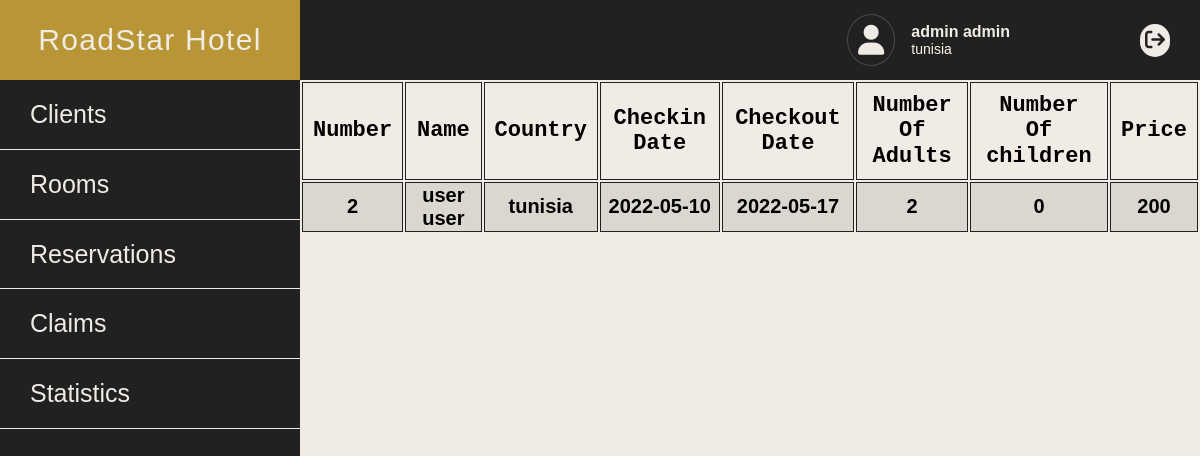
Page /admin_account/reservations (signed in) on the earlier database version.
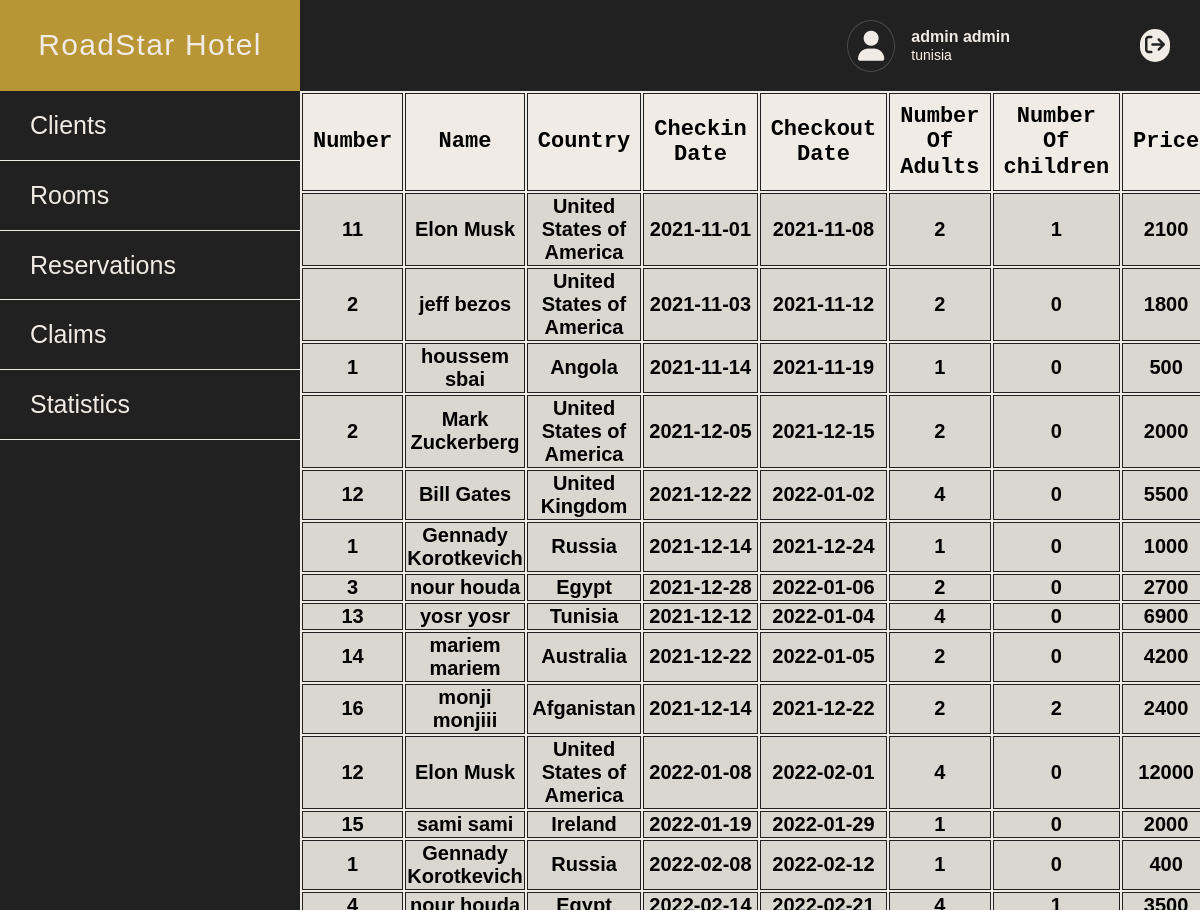
Same page on the later database version.
### tables this page shows
CREATE TABLE IF NOT EXISTS `reservation` (
  `reservation_id` int NOT NULL AUTO_INCREMENT,
  `checkin_date` date NOT NULL,
  `checkout_date` date NOT NULL,
  `nb_of_adult` int NOT NULL,
  `nb_of_children` int NOT NULL,
  `nb_of_rooms` int NOT NULL,
  `user_id` int NOT NULL,
  `room_nb` int NOT NULL,
  PRIMARY KEY (`reservation_id`),
  KEY `pk1` (`user_id`),
  KEY `room_nb` (`room_nb`)
);

CREATE TABLE IF NOT EXISTS `room` (
  `room_nb` int NOT NULL AUTO_INCREMENT,
  `room_type` varchar(100) NOT NULL,
  `status` varchar(100) NOT NULL,
  `cost_per_night` int NOT NULL,
  `view` varchar(100) NOT NULL,
  `occupancy` int NOT NULL,
  PRIMARY KEY (`room_nb`),
  KEY `room_type` (`room_type`)
);

CREATE TABLE IF NOT EXISTS `user` (
  `user_id` int NOT NULL AUTO_INCREMENT,
  `user_fname` varchar(100) NOT NULL,
  `user_lname` varchar(100) NOT NULL,
  `country` varchar(100) NOT NULL,
  `city` varchar(100) NOT NULL,
  `email` varchar(100) NOT NULL,
  `address` varchar(100) NOT NULL,
  `zipcode` int NOT NULL,
  `phone_number` bigint NOT NULL,
  `age` int NOT NULL,
  `password` varchar(100) DEFAULT NULL,
  `sexe` char(1) NOT NULL,
  `role` varchar(100) NOT NULL,
  PRIMARY KEY (`user_id`)
);

CREATE TABLE IF NOT EXISTS `bill` (
  `bill_id` int NOT NULL AUTO_INCREMENT,
  `price` float NOT NULL,
  `date` timestamp NOT NULL DEFAULT CURRENT_TIMESTAMP,
  `reservation_id` int NOT NULL,
  PRIMARY KEY (`bill_id`),
  KEY `pk2` (`reservation_id`)
);

### app/controllers/Admin_account.php (called while the page is built, shortened)
<?php
class Admin_account extends Controller{
    public function __construct(){
        $this->reservationModel = $this->model('Reservation');
    }
            public function reservations(){
                $reservation=$this->reservationModel->findAllReservations();
                $data=[
                    'reservation' => $reservation
                ];
                $this->view('admin_account/reservations',$data);
            }
    }

### app/libraries/Core.php (called while the page is built, shortened)
<?php
class Core{
    protected $currentMethod = 'main';
    public function __construct(){
        $url = $this->getUrl();
        if(file_exists('../app/controllers/' . ucwords($url[0]). '.php')){
            unset($url[0]);
        }
        $this->currentController = new $this->currentController;
        if(isset($url[1])){
            if(method_exists($this->currentController, $url[1])){
              $this->currentMethod = $url[1];
              unset($url[1]);
            }
        }
        $this->params = $url ? array_values($url) : [];
        call_user_func_array([$this->currentController, $this->currentMethod], $this->params);
    }
    public function getUrl(){
        if(isset($_GET['url'])){
          $url = rtrim($_GET['url'], '/');
          $url = filter_var($url, FILTER_SANITIZE_URL);
          $url = explode('/', $url);
          return $url;
        }
      }
}

### app/require.php (called while the page is built, shortened)
<?php
require_once 'libraries/Core.php';
require_once 'libraries/Database.php';
$init = new Core();

### public/index.php (called while the page is built)
<?php
require_once '../app/require.php';

### app/libraries/Database.php (called while the page is built, shortened)
<?php
    class Database{
        private $dbHost = DB_HOST;
        private $dbUser = DB_USER;
        private $dbPass = DB_PASS;
        private $dbName = DB_NAME;
        private $statement;
        private $dbHandler;
        public function __construct(){
            $conn = 'mysql:host=' . $this->dbHost . ';dbname=' . $this->dbName;
            $options = array(
                PDO::ATTR_PERSISTENT => true,
                PDO::ATTR_ERRMODE => PDO::ERRMODE_EXCEPTION
            );
            try {
                $this->dbHandler = new PDO($conn, $this->dbUser, $this->dbPass, $options);
            } catch (PDOException $e) {
                $this->error = $e->getMessage();
                echo $this->error;
            }
        }
        public function query($sql) {
            $this->statement = $this->dbHandler->prepare($sql);
        }
        public function execute() {
            return $this->statement->execute();
        }
        public function resultSet() {
            $this->execute();
            return $this->statement->fetchAll(PDO::FETCH_OBJ);
        }
    }

### app/models/Reservation.php (called while the page is built, shortened)
<?php
    class Reservation{
        private $db;
        public function __construct(){
            $this->db=new Database();
        }
        public function findAllReservations(){
            $this->db->query('select * from reservation , room , bill , user where
            reservation.user_id = user.user_id and reservation.reservation_id = bill.reservation_id
            and reservation.room_nb = room.room_nb');
            $results = $this->db->resultSet();
            return $results;
        }
    }

### app/views/admin_account/reservations.php (the view, shortened to what this page needs)
<!DOCTYPE html>
<html lang="en">
    <link rel="stylesheet" href="<?php echo URLROOT ?>/public/css/all.min.css">
    <link rel="stylesheet" href="<?php echo URLROOT ?>/public/css/normalize.css">
    <link rel="stylesheet" href="<?php echo URLROOT ?>/public/css/client-dashbord-style.css">
    <link rel="stylesheet" href="<?php echo URLROOT ?>/public/css/admin-dashbord-reservations-style.css">
<body>
<?php
    include "admin_dashbord.php";
?>
    <table class="reservations">
            <thead>
                <tr>
                    <th> Number</th>
                    <th> Name</th>
                    <th>Country</th>
                    <th> Checkin Date</th>
                    <th>Checkout Date</th>
                    <th>Number Of Adults</th>
                    <th>Number Of children</th>
                    <th>Price</th>
                </tr>
            </thead>
            <tbody>
                <?php foreach($data['reservation'] as $reservation) : ?>
                    <tr>
                        <td><?php echo $reservation->room_nb?></td>
                        <td><?php echo $reservation->user_fname ." ".$reservation->user_lname?></td>
                        <td><?php echo $reservation->country?></td>
                        <td><?php echo $reservation->checkin_date?></td>
                        <td><?php echo $reservation->checkout_date?></td>
                        <td><?php echo $reservation->nb_of_adult?></td>
                        <td><?php echo $reservation->nb_of_children?></td>
                        <td><?php echo $reservation->price?></td>
                    </tr>
                <?php endforeach; ?>
            </tbody>
    </table>
</body>
</html>

Differences in the rows shown:
removed reservation: room_nb.room_nb "2", user.user_fname "user", user.user_lname "user", user.country "tunisia", checkin_date "2022-05-10", checkout_date "2022-05-17", nb_of_adult "2", nb_of_children "0", bill.price "200"
added reservation: room_nb.room_nb "11", user.user_fname "Elon", user.user_lname "Musk", user.country "United States of America", checkin_date "2021-11-01", checkout_date "2021-11-08", nb_of_adult "2", nb_of_children "1", bill.price "2100"
added reservation: room_nb.room_nb "2", user.user_fname "jeff", user.user_lname "bezos", user.country "United States of America", checkin_date "2021-11-03", checkout_date "2021-11-12", nb_of_adult "2", nb_of_children "0", bill.price "1800"
added reservation: room_nb.room_nb "1", user.user_fname "houssem", user.user_lname "sbai", user.country "Angola", checkin_date "2021-11-14", checkout_date "2021-11-19", nb_of_adult "1", nb_of_children "0", bill.price "500"
added reservation: room_nb.room_nb "2", user.user_fname "Mark", user.user_lname "Zuckerberg", user.country "United States of America", checkin_date "2021-12-05", checkout_date "2021-12-15", nb_of_adult "2", nb_of_children "0", bill.price "2000"
added reservation: room_nb.room_nb "12", user.user_fname "Bill", user.user_lname "Gates", user.country "United Kingdom", checkin_date "2021-12-22", checkout_date "2022-01-02", nb_of_adult "4", nb_of_children "0", bill.price "5500"
added reservation: room_nb.room_nb "1", user.user_fname "Gennady", user.user_lname "Korotkevich", user.country "Russia", checkin_date "2021-12-14", checkout_date "2021-12-24", nb_of_adult "1", nb_of_children "0", bill.price "1000"
added reservation: room_nb.room_nb "3", user.user_fname "nour", user.user_lname "houda", user.country "Egypt", checkin_date "2021-12-28", checkout_date "2022-01-06", nb_of_adult "2", nb_of_children "0", bill.price "2700"
added reservation: room_nb.room_nb "13", user.user_fname "yosr", user.user_lname "yosr", user.country "Tunisia", checkin_date "2021-12-12", checkout_date "2022-01-04", nb_of_adult "4", nb_of_children "0", bill.price "6900"
added reservation: room_nb.room_nb "14", user.user_fname "mariem", user.user_lname "mariem", user.country "Australia", checkin_date "2021-12-22", checkout_date "2022-01-05", nb_of_adult "2", nb_of_children "0", bill.price "4200"
added reservation: room_nb.room_nb "16", user.user_fname "monji", user.user_lname "monjiii", user.country "Afganistan", checkin_date "2021-12-14", checkout_date "2021-12-22", nb_of_adult "2", nb_of_children "2", bill.price "2400"
added reservation: room_nb.room_nb "12", user.user_fname "Elon", user.user_lname "Musk", user.country "United States of America", checkin_date "2022-01-08", checkout_date "2022-02-01", nb_of_adult "4", nb_of_children "0", bill.price "12000"
added reservation: room_nb.room_nb "15", user.user_fname "sami", user.user_lname "sami", user.country "Ireland", checkin_date "2022-01-19", checkout_date "2022-01-29", nb_of_adult "1", nb_of_children "0", bill.price "2000"
added reservation: room_nb.room_nb "1", user.user_fname "Gennady", user.user_lname "Korotkevich", user.country "Russia", checkin_date "2022-02-08", checkout_date "2022-02-12", nb_of_adult "1", nb_of_children "0", bill.price "400"
